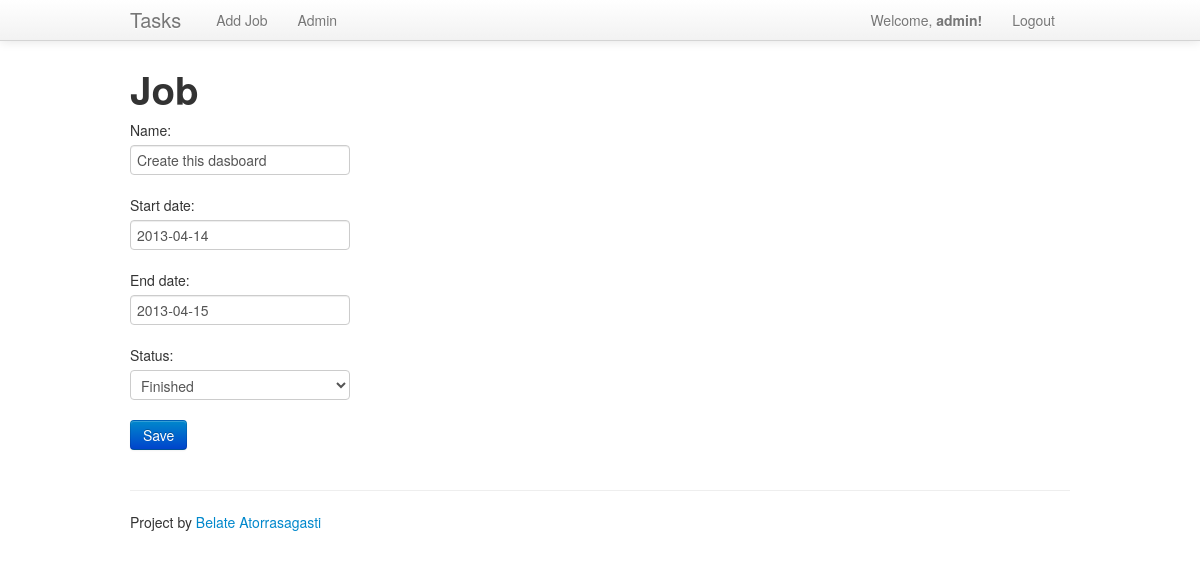
/job/edit/3/ (signed in), run on the app's committed database.
### jobs/models.py (models this page shows, shortened)
class Job(models.Model):
    name = models.CharField(max_length=200)
    start_date = models.DateField()
    end_date = models.DateField()
    owner = models.ForeignKey(settings.AUTH_USER_MODEL)
    status = models.IntegerField(default=0, choices=[(0, 'Unstarted'),
                                                     (1, 'Started'),
                                                     (2, 'Finished')])

### jobs/views.py (the view)
# urls.py: url(r'^job/edit/(\d+)/$', 'jobs.views.edit_job', name='edit-job'),
@login_required
def edit_job(request, job_id):
    job = Job.objects.get(id=job_id)
    if job.owner != request.user and not request.user.is_staff:
        return redirect(reverse('index'))
    form = JobForm(request.POST or None, instance=job)
    if form.is_valid():
        form.save()
        return redirect(reverse('index'))
    return render(request, 'jobs/add_job.html', {'form': form})

### jobs/forms.py (shortened to what this page needs)
class JobForm(ModelForm):
    class Meta:
        model = Job
        exclude = ('owner',)

### jobs/templates/jobs/add_job.html (shortened to what this page needs)
{% extends "jobs/base.html" %}
{% block content %}
<h1>Job</h1>
<form method='post' action=''>
    {{ form.as_p }}
    <p><input class="btn btn-primary" type='submit' name='save' value='Save' />
</form>
{% endblock %}

### jobs/templates/jobs/base.html (shortened to what this page needs)
{% load staticfiles %}
<!DOCTYPE html>
<html lang="en">
  <head>
    <link href="{% static "css/bootstrap.css" %}" rel="stylesheet">
    <link href="{% static "css/datepicker.css" %}" rel="stylesheet">
  </head>
  <body>
    <div class="navbar navbar-fixed-top">
      <div class="navbar-inner">
        <div class="container">
          <a class="brand" href="/">Tasks</a>
          <div class="nav-collapse">
            <ul class="nav">
              <li><a href="{% url 'add-job' %}">Add Job</a></li>
              <li><a href="/admin">Admin</a></li>
            </ul>
            <ul class="nav pull-right">
              {% if user.is_authenticated %}
              <li><a>Welcome, <strong>{{ user.username }}!</strong></a></li>
              <li><a href="{% url 'logout' %}">Logout</a></li>
              {% else %}
              <li><a href="{% url 'login' %}">Login</a></li>
              {% endif %}
            </ul>
          </div>
        </div>
      </div>
    </div>
    <div class="container">
      <div class="row">
        <div class="span12">
            {% block content %}{% endblock %}
        </div>
      </div>
      <hr>
      <footer>
        <p>Project by <a href="http://github.com/belate">Belate Atorrasagasti</a></p>
      </footer>
    </div>
  </body>
</html>

### jobs/templates/jobs/base.html (style rules this page uses)
body { padding-top: 60px; padding-bottom: 40px; }

### data on the page
Job: name "Create this dasboard", start_date "2013-04-14", end_date "2013-04-15", status "Finished"

### other printed values
{{ user.username }} "admin"
